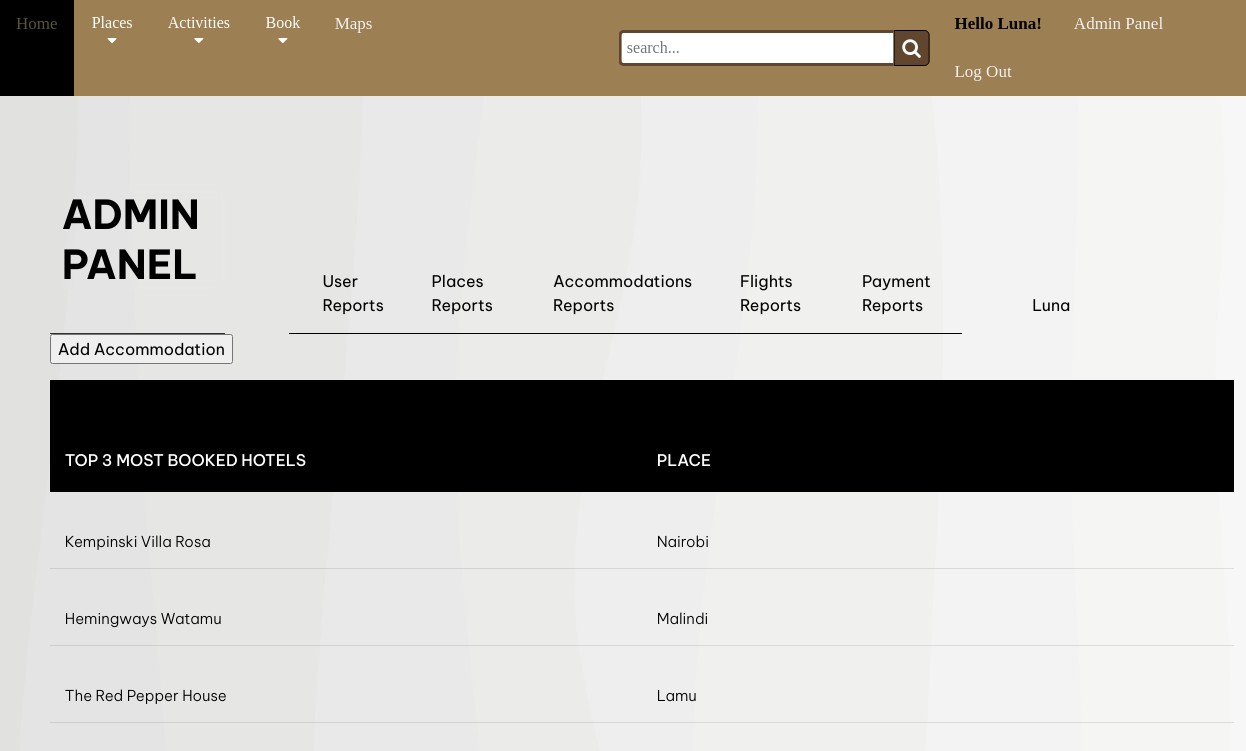
Page /admin/accommodations-reports.php (signed in) on the committed database.
### tables this page shows
CREATE TABLE `accommodation` (
  `HotelId` int(11) NOT NULL,
  `Place` varchar(100) NOT NULL,
  `Hotel` varchar(100) NOT NULL,
  `CheckIn` date NOT NULL,
  `CheckOut` date NOT NULL,
  `Adults` int(10) NOT NULL,
  `Children` int(10) NOT NULL,
  `Infants` int(10) NOT NULL,
  `Price` int(11) NOT NULL,
  `FullName` varchar(100) NOT NULL,
  `PhoneNumber` varchar(100) NOT NULL,
  `Email` varchar(100) NOT NULL
);

### admin/accommodations-reports.php (the view, shortened to what this page needs)
<?php
	include '../includes/dbh.inc.php';
?>
<!DOCTYPE html>
<html lang="en">
<head>
    <link rel="stylesheet" href="https://cdnjs.cloudflare.com/ajax/libs/font-awesome/5.15.4/css/all.min.css" />
    <link rel="stylesheet" href="https://cdnjs.cloudflare.com/ajax/libs/font-awesome/4.7.0/css/font-awesome.min.css">
    <link rel="stylesheet" href="https://cdnjs.cloudflare.com/ajax/libs/font-awesome/4.7.0/css/solid/font-awesome.min.css">
    <link rel="stylesheet" href="../css/dashboard.css" type="text/css">
    <link rel="stylesheet" href="../css/view-bookings.css" type="text/css">
    <link rel="stylesheet" href="../css/home.css" type="text/css">
    <link rel="stylesheet" href="../css/search.css" type="text/css">
    <link rel="stylesheet" href="../css/reports.css" type="text/css">
</head>
<body>
<div class="nav"  rel="stylesheet" href="../css/home.css" type="text/css">
        <div class="left">
            <a href="../home.php">Home</a>
            <div class="places">
                <button class="dropbtn">Places
                  <i class="fa fa-caret-down"></i>
                </button>
            </div>
            <div class="activities">
                <button class="dropbtn">Activities
                  <i class="fa fa-caret-down"></i>
                </button>
            </div>
            <div class="places">
                <button class="dropbtn">Book
                  <i class="fa fa-caret-down"></i>
                </button>
            </div>
            <a href="../maps.php">Maps</a>
            <form action="../search.php" method="POST" rel="stylesheet" href="css\search.css" type="text/css">
            <div class="wrap">
            <div class="search">
                <input type="text" name="search" class="searchTerm" placeholder="search...">
                <button type="submit" name="submit-search" class="searchButton">
                <i class="fa fa-search"></i>
                </button>
            </div>
            </div>
            </form>
        </div>
    <div class="right">
    <?php
        if(isset($_SESSION["firstname"])){
            echo "<p>Hello " .$_SESSION["firstname"]. "!</p>";
            echo "<a href='dashboard.php'>Admin Panel</a>";
            echo "<a href='../includes/logout.inc.php'>Log Out</a>";
        }
        else{
            echo "<a href='../login.php'>Log in</a>";
            echo "<a href='../signup.php'>Create Account</a>";
        }
    ?>
    </div>
</div>
<div class="app">
	<header class="app-header">
		<div class="app-header-logo">
			<div class="logo">
				<h1 class="logo-title">
					<span>ADMIN PANEL</span>
				</h1>
			</div>
		</div>
		<div class="app-header-navigation">
        <div class="tabs">
				<a href="user-reports.php">
					User Reports
				</a>
				<a href="place-reports.php" >
					Places Reports
				</a>
				<a href="accommodations-reports.php">
					Accommodations Reports
				</a>
				<a href="flights-reports.php">
					Flights Reports
				</a>
                <a href="payment-reports.php" >
			Payment Reports
				</a>
			</div>
		</div>
		<div class="app-header-actions">
			<button class="user-profile">
			<div class="name">
            <?php
              echo "<p>" .$_SESSION["firstname"]."  ".$_SESSION["lastname"]."</p>";
            ?>
           </div>
			</button>
        </div>
	</header>
		<div class="app-body-main-content">
                <a href="add-hotel.php"><button class="button-add">Add Accommodation</button></a>
	            <div class='tbl-header'>
	              <table cellpadding='0' cellspacing='0' border='0'>
                   <thead>
                    <p>PLACE REPORTS</p>
                     <tr>
                      <th>Top 3 Most Booked Hotels</th>
                      <th>Place</th>
                     </tr>
                  </thead>
                 </table>
	           </div>
            <?php
            $stmt = "SELECT * FROM tour_guide.accommodation
            LEFT JOIN tour_guide.places ON accommodation.Place=places.region
            GROUP BY Place
            ORDER BY COUNT(*) DESC
            LIMIT 3; ";
            $query_run = mysqli_query($conn,$stmt);
            if(mysqli_num_rows($query_run)>0){
              foreach($query_run as $row){
              echo"
              <table cellpadding='0' cellspacing='0' border='0'>
              <tbody>
                <tr>
                   <td>" . $row['Hotel'] . "</td>
                   <td>" . $row['Place'] . "</td>
               </tr>
              </tbody>
            </table>";
              }
            }
           ?>
		</div>
</div>
</body>
</html>

### css/dashboard.css (style rules this page uses)
.app { line-height: 1.5; min-height: 100vh; font-family: "Be Vietnam Pro", sans-serif; color: #000000; display: flex; padding-top: 3vw; padding-bottom: 3vw; justify-content: center; }
body { background-image: url(../project_images/profileback.png); background-repeat: no-repeat; }
button, select, input, textarea { font: inherit; }
a { color: inherit; }
.app { min-height: 80vh; width: 95%; max-width: 1600px; padding: 2vw 4vw 6vw; display: flex; flex-direction: column; }
.app-header { display: grid; grid-template-columns: minmax(-webkit-min-content, 175px) minmax(-webkit-max-content, 1fr) minmax(-webkit-max-content, 400px); grid-template-columns: minmax(min-content, 175px) minmax(max-content, 1fr) minmax(max-content, 400px); -moz-column-gap: 4rem; column-gap: 4rem; align-items: flex-end; }
.app-header-actions { display: flex; align-items: center; }
.name { color: black; display: inline-flex; }
.logo { display: flex; align-items: center; padding-bottom: 1rem; padding-top: 1rem; border-bottom: 1px solid #313131; }
.logo-title { display: flex; flex-direction: column; line-height: 1.25; margin-left: 0.75rem; }
.logo-title span { color: #000000; }
.tabs { display: flex; justify-content: space-between; color: black; border-bottom: 1px solid #000000; }
.tabs a { padding-top: 1rem; padding-bottom: 1rem; text-decoration: none; border-top: 2px solid transparent; display: inline-flex; transition: 0.25s ease; margin-left: 5%; }
.user-profile { display: flex; align-items: center; border: 0; background: transparent; cursor: pointer; color: #000000; transition: 0.25s ease; }

### css/view-bookings.css (style rules this page uses)
body { background-image: url(../project_images/profileback.png); background-repeat: repeat; background-size: cover; }
table { width: 100%; table-layout: fixed; margin-top: 2%; }
.tbl-header { background-color: black; text-align: center; }
th { padding: 20px 15px; text-align: left; font-weight: 500; font-size: 16px; color: rgb(255, 255, 255); text-transform: uppercase; }
td { padding: 15px; text-align: left; vertical-align: middle; font-weight: 300; font-size: 15px; color: rgb(0, 0, 0); border-bottom: solid 1px rgba(255, 255, 255, 0.1); }

### css/home.css (style rules this page uses)
* { scroll-behavior: smooth; }
h1 { margin-top: 1rem; font-size: 250%; font-weight: bolder; backdrop-filter: blur(5px); font-stretch: ultra-expanded; align-self: flex-start; }
body { padding-bottom: 60em; background: #ffffff; margin: 0rem; width: 100%; height: 100%; margin: 0; padding: 0; transition: 0.2s; }
.nav { list-style-type: none; margin: 0; padding: 0; overflow: visible; background-color: rgb(156, 127, 82); position: relative; top: 0; display: flex; justify-content: flex-start; }
.left { list-style-type: none; margin: 0; padding: 0; overflow: visible; background-color: rgb(156, 127, 82); position: relative; top: 0; display: flex; justify-content: flex-start; }
.right { list-style-type: none; margin: 0; padding: 0; border: 0; overflow: visible; background-color: rgb(156, 127, 82); float: right; justify-content: flex-end; align-content: right; margin-left: 550px; }
.nav p { margin: 0; padding: 0; border: 0; float: left; border-right: 1px; display: block; color: black; font-weight: bolder; text-align: center; padding: 14px 16px; text-decoration: none; font-size: 17px; }
.nav a { float: left; border-right: 1px; display: block; color: #f2f2f2; text-align: center; padding: 14px 16px; text-decoration: none; font-size: 17px; }
.places { float: left; overflow: visible; }
.activities { float: left; overflow: visible; }
.places .dropbtn { font-size: 16px; border: none; outline: none; color: white; padding: 14px 16px; background-color: inherit; font-family: inherit; margin: 0; }
.activities .dropbtn { font-size: 16px; border: none; outline: none; color: white; padding: 14px 16px; background-color: inherit; font-family: inherit; margin: 0; }

### css/search.css (style rules this page uses)
.search { width: 100%; position: relative; display: flex; align-items: center; margin-left: 580px; }
.searchTerm { width: 100%; border: 3px solid #61462f; border-right: none; padding: 5px; height: 20px; border-radius: 5px 0 0 5px; outline: none; color: #9DBFAF; }
.searchButton { width: 40px; height: 36px; border: 1px solid #000000; background: #61462f; text-align: center; color: #fff; border-radius: 0 5px 5px 0; cursor: pointer; font-size: 20px; }
.wrap { width: 80%; position: absolute; top: 50%; left: 50%; transform: translate(-50%, -50%); }
form::after { content: ""; clear: both; display: table; }

### admin/accommodations-reports.php (style rules this page uses)
body { background-image: url(../project_images/profileback.png); background-repeat: no-repeat; }

### rows in the picture
accommodation: Hotel "Kempinski Villa Rosa", Place "Nairobi"
accommodation: Hotel "Hemingways Watamu", Place "Malindi"
accommodation: Hotel "The Red Pepper House", Place "Lamu"

### other values in the picture
$_SESSION["firstname"] "Luna"
